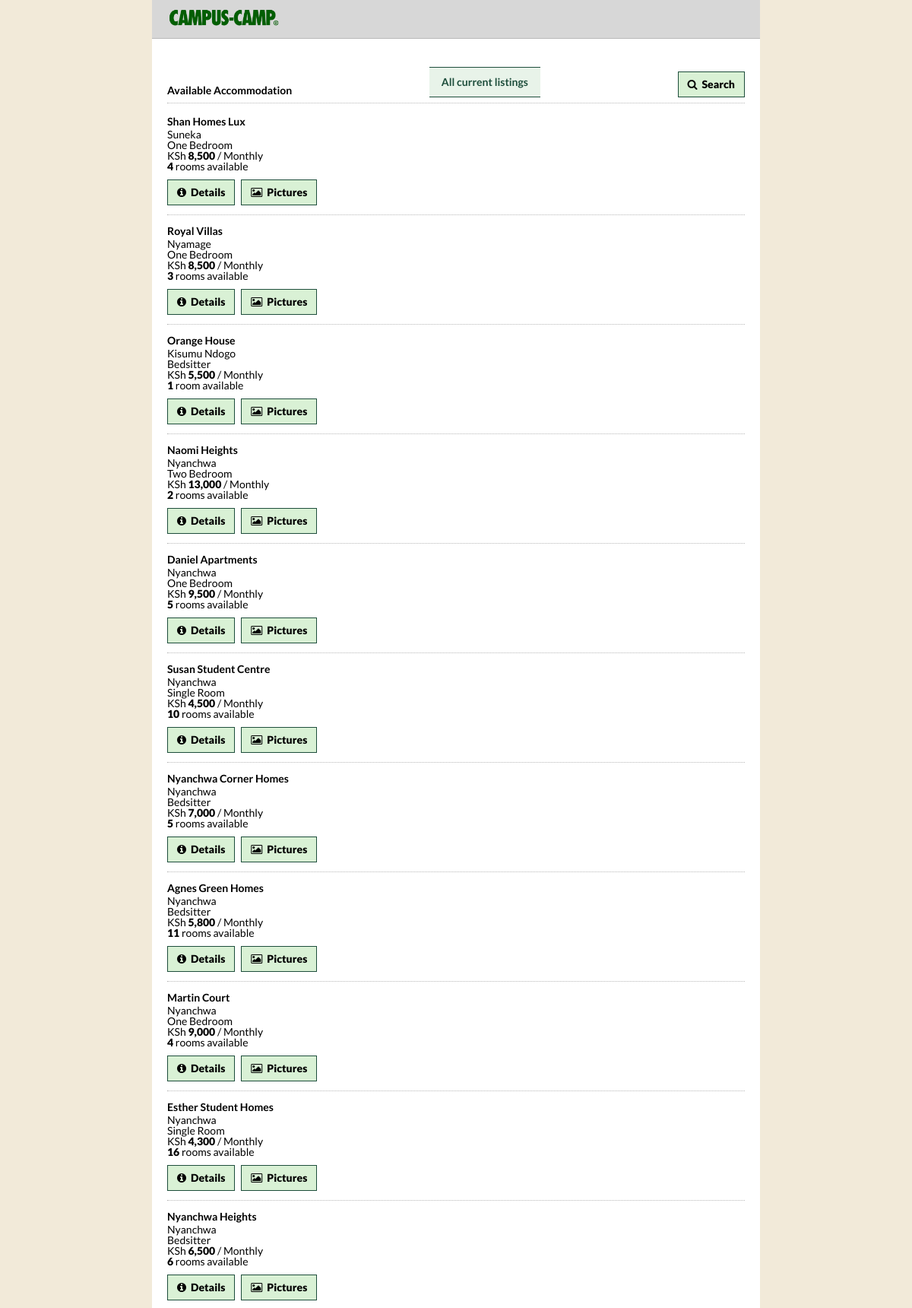
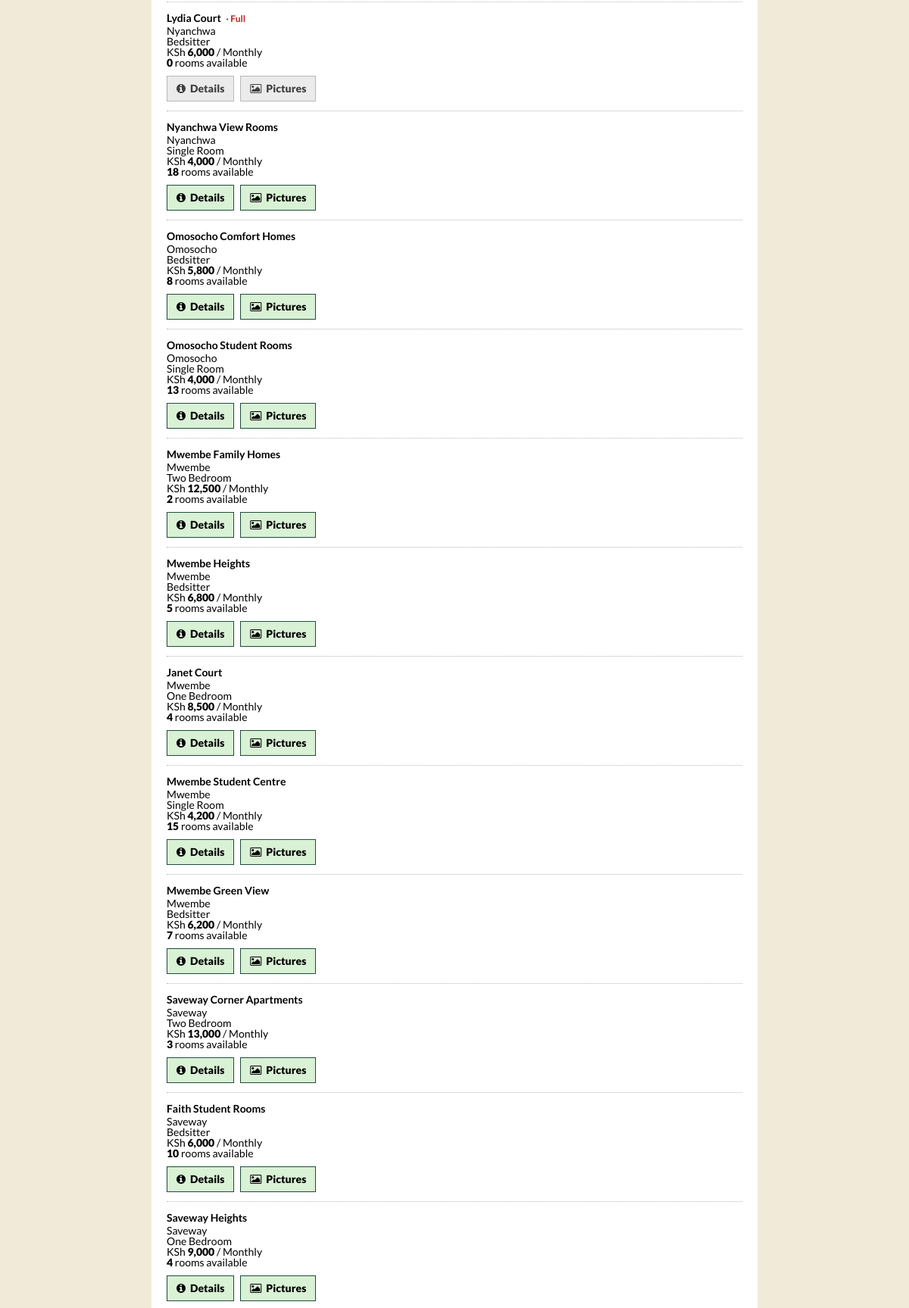
Screenshot of /search.php (upper part) with the database file from the repository (2 pictures, top to bottom).
### tables this page shows
CREATE TABLE `properties` (
  `id` int NOT NULL AUTO_INCREMENT,
  `landlord_id` int NOT NULL,
  `name` varchar(150) NOT NULL,
  `location` varchar(150) NOT NULL,
  `house_type` varchar(50) NOT NULL,
  `price` decimal(10,2) NOT NULL,
  `payment_period` enum('Monthly','Semester') NOT NULL DEFAULT 'Monthly',
  `deposit` decimal(10,2) DEFAULT NULL,
  `description` text,
  PRIMARY KEY (`id`),
  KEY `landlord_id` (`landlord_id`),
  CONSTRAINT `properties_ibfk_1` FOREIGN KEY (`landlord_id`) REFERENCES `landlords` (`id`) ON DELETE CASCADE ON UPDATE CASCADE
);

CREATE TABLE `rooms` (
  `id` int NOT NULL AUTO_INCREMENT,
  `property_id` int NOT NULL,
  `room_type` varchar(50) NOT NULL,
  `available_rooms` int NOT NULL DEFAULT '0',
  `status` enum('Available','Full') NOT NULL DEFAULT 'Available',
  PRIMARY KEY (`id`),
  KEY `property_id` (`property_id`),
  CONSTRAINT `rooms_ibfk_1` FOREIGN KEY (`property_id`) REFERENCES `properties` (`id`) ON DELETE CASCADE ON UPDATE CASCADE
);

### search.php (the view, shortened to what this page needs)
<?php
require_once __DIR__ . "/config/database.php";
$location = trim($_GET["location"] ?? "");
$house_type = trim($_GET["house_type"] ?? "");
$properties = [];
$sql = "
    SELECT
        p.id,
        p.name,
        p.location,
        p.house_type,
        p.price,
        p.payment_period,
        p.deposit,
        p.description,
        l.name AS landlord_name,
        r.available_rooms,
        r.status,
        f.water,
        f.electricity,
        f.wifi,
        f.security
    FROM properties p
    INNER JOIN landlords l
        ON p.landlord_id = l.id
    LEFT JOIN rooms r
        ON p.id = r.property_id
    LEFT JOIN facilities f
        ON p.id = f.property_id
    WHERE 1 = 1
";
$sql .= "
    ORDER BY p.id DESC
";
$stmt = $conn->prepare($sql);
$stmt->execute();
$result = $stmt->get_result();
while ($row = $result->fetch_assoc()) {
    $properties[] = $row;
}
?>
<!DOCTYPE html>
<html lang="en">
<head>
    <link
        rel="stylesheet"
        href="css/styles.css?v=<?= filemtime(__DIR__ . '/css/styles.css') ?>"
    >
</head>
<body>
<header class="site-header">
    <div class="container site-header-inner">
        <a
            href="index.php"
            class="site-logo"
        >
            <img class="brand-image" src="images/ofcampus-logo.png" alt="Campus-Camp®">
        </a>
    </div>
</header>
<main>
    <section class="results-section">
        <div class="container">
            <div class="results-heading">
                <?php if ($location !== "" || $house_type !== ""): ?>
                    <h1>
                        Accommodation
                    </h1>
                    <p class="search-term-banner">
                        <?php if ($location !== ""): ?>
                            <?= htmlspecialchars($location) ?>
                        <?php endif; ?>
                        <?php if (
                            $location !== "" &&
                            $house_type !== ""
                        ): ?>
                            ·
                        <?php endif; ?>
                        <?php if ($house_type !== ""): ?>
                            <?= htmlspecialchars($house_type) ?>
                        <?php endif; ?>
                    </p>
                <?php else: ?>
                    <h1>
                        Available Accommodation
                    </h1>
                    <p class="search-term-banner">
                        All current listings
                    </p>
                <?php endif; ?>
                <a href="index.php" class="search-button-link" aria-label="Search" title="Search">
                    <i class="fa fa-search" aria-hidden="true"></i>
                    <span class="button-label">Search</span>
                </a>
            </div>
            <?php if (empty($properties)): ?>
                <div class="no-results">
                    <h2>
                        No accommodation found
                    </h2>
                    <p>
                        Try another location or house type.
                    </p>
                </div>
            <?php else: ?>
                <div class="property-list search-property-list">
                    <?php foreach ($properties as $property): ?>
                        <?php $available_rooms = max(0, (int)($property["available_rooms"] ?? 0)); ?>
                        <article class="property-result">
                            <div class="property-main">
                                <div class="property-information">
                                    <h2>
                                        <?= htmlspecialchars(
                                            $property["name"]
                                        ) ?>
                                        <?php if ($available_rooms === 0): ?>
                                            <span class="rented-out-label" role="status">&middot; Full</span>
                                        <?php endif; ?>
                                    </h2>
                                    <div class="property-location">
                                        <?= htmlspecialchars(
                                            $property["location"]
                                        ) ?>
                                    </div>
                                    <div class="property-type">
                                        <?= htmlspecialchars(
                                            $property["house_type"]
                                        ) ?>
                                    </div>
                                    <div class="property-price">
                                        KSh
                                        <strong><?= number_format(
                                            $property["price"],
                                            0
                                        ) ?></strong>
                                        <span>
                                            /
                                            <?= htmlspecialchars(
                                                $property["payment_period"]
                                            ) ?>
                                        </span>
                                    </div>
                                    <div class="property-availability">
                                        <strong><?= $available_rooms ?></strong>
                                        <?= $available_rooms === 1 ? "room" : "rooms" ?> available
                                    </div>
                                </div>
                            </div>
                            <div class="property-action">
                                <?php if ($available_rooms > 0): ?>
                                    <a
                                        href="property.php?id=<?= (int)$property["id"] ?>"
                                        class="go-button"
                                        aria-label="Details for <?= htmlspecialchars($property["name"], ENT_QUOTES, "UTF-8") ?>"
                                        title="Details"
                                    >
                                        <i class="fa fa-info-circle" aria-hidden="true"></i>
                                        <span class="button-label">Details</span>
                                    </a>
                                    <a
                                        href="property_pictures.php?<?= htmlspecialchars(http_build_query([
                                            "id" => (int)$property["id"],
                                            "return_to" => "search",
                                            "return_location" => $location,
                                            "return_house_type" => $house_type
                                        ]), ENT_QUOTES, "UTF-8") ?>"
                                        class="browse-pictures-button"
                                        aria-label="View pictures of <?= htmlspecialchars($property["name"], ENT_QUOTES, "UTF-8") ?>"
                                        title="View pictures"
                                    >
                                        <i class="fa fa-picture-o" aria-hidden="true"></i>
                                        <span class="button-label">Pictures</span>
                                    </a>
                                <?php else: ?>
                                    <span class="go-button is-disabled" role="img" aria-label="Details unavailable" title="Details unavailable"><i class="fa fa-info-circle" aria-hidden="true"></i><span class="button-label">Details</span></span>
                                    <span class="browse-pictures-button is-disabled" role="img" aria-label="Pictures unavailable" title="Pictures unavailable"><i class="fa fa-picture-o" aria-hidden="true"></i><span class="button-label">Pictures</span></span>
                                <?php endif; ?>
                            </div>
                        </article>
                    <?php endforeach; ?>
                </div>
            <?php endif; ?>
        </div>
    </section>
</main>
</body>
</html>

### rows the page displays
properties: name "Shan Homes Lux", location "Suneka", house_type "One Bedroom", price "8,500", payment_period "Monthly", rooms.available_rooms "4"
properties: name "Royal Villas", location "Nyamage", house_type "One Bedroom", price "8,500", payment_period "Monthly", rooms.available_rooms "3"
properties: name "Orange House", location "Kisumu Ndogo", house_type "Bedsitter", price "5,500", payment_period "Monthly", rooms.available_rooms "1"
properties: name "Naomi Heights", location "Nyanchwa", house_type "Two Bedroom", price "13,000", payment_period "Monthly", rooms.available_rooms "2"
properties: name "Daniel Apartments", location "Nyanchwa", house_type "One Bedroom", price "9,500", payment_period "Monthly", rooms.available_rooms "5"
properties: name "Susan Student Centre", location "Nyanchwa", house_type "Single Room", price "4,500", payment_period "Monthly", rooms.available_rooms "10"
properties: name "Nyanchwa Corner Homes", location "Nyanchwa", house_type "Bedsitter", price "7,000", payment_period "Monthly", rooms.available_rooms "5"
properties: name "Agnes Green Homes", location "Nyanchwa", house_type "Bedsitter", price "5,800", payment_period "Monthly", rooms.available_rooms "11"
properties: name "Martin Court", location "Nyanchwa", house_type "One Bedroom", price "9,000", payment_period "Monthly", rooms.available_rooms "4"
properties: name "Esther Student Homes", location "Nyanchwa", house_type "Single Room", price "4,300", payment_period "Monthly", rooms.available_rooms "16"
properties: name "Nyanchwa Heights", location "Nyanchwa", house_type "Bedsitter", price "6,500", payment_period "Monthly", rooms.available_rooms "6"
properties: name "Lydia Court", shows "· Full", location "Nyanchwa", house_type "Bedsitter", price "6,000", payment_period "Monthly", rooms.available_rooms "0", shows "Details"
properties: name "Nyanchwa View Rooms", location "Nyanchwa", house_type "Single Room", price "4,000", payment_period "Monthly", rooms.available_rooms "18"
properties: name "Omosocho Comfort Homes", location "Omosocho", house_type "Bedsitter", price "5,800", payment_period "Monthly", rooms.available_rooms "8"
properties: name "Omosocho Student Rooms", location "Omosocho", house_type "Single Room", price "4,000", payment_period "Monthly", rooms.available_rooms "13"
properties: name "Mwembe Family Homes", location "Mwembe", house_type "Two Bedroom", price "12,500", payment_period "Monthly", rooms.available_rooms "2"
properties: name "Mwembe Heights", location "Mwembe", house_type "Bedsitter", price "6,800", payment_period "Monthly", rooms.available_rooms "5"
properties: name "Janet Court", location "Mwembe", house_type "One Bedroom", price "8,500", payment_period "Monthly", rooms.available_rooms "4"
properties: name "Mwembe Student Centre", location "Mwembe", house_type "Single Room", price "4,200", payment_period "Monthly", rooms.available_rooms "15"
properties: name "Mwembe Green View", location "Mwembe", house_type "Bedsitter", price "6,200", payment_period "Monthly", rooms.available_rooms "7"
properties: name "Saveway Corner Apartments", location "Saveway", house_type "Two Bedroom", price "13,000", payment_period "Monthly", rooms.available_rooms "3"
properties: name "Faith Student Rooms", location "Saveway", house_type "Bedsitter", price "6,000", payment_period "Monthly", rooms.available_rooms "10"
properties: name "Saveway Heights", location "Saveway", house_type "One Bedroom", price "9,000", payment_period "Monthly", rooms.available_rooms "4"
